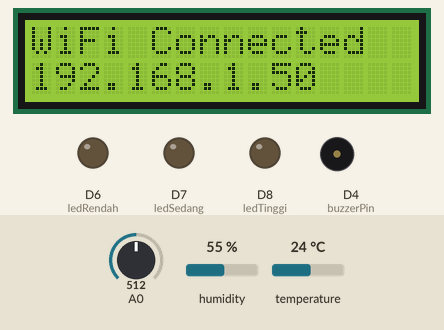
This sketch was run on a simulated ESP8266 (NodeMCU). Parts: 16×2 character LCD, output pins drawn as LEDs (lit = HIGH), buzzer (waves = sounding, pin HIGH). The test bench sets the inputs (shaded band); at power-on: A0 = 512, humidity 55 %, temperature 24 °C. WiFi joins after 1.5 s; servers stay silent unless stated; what the sketch prints to the serial monitor is not drawn.

Above: at 4.7 s.
At 8.8 s:
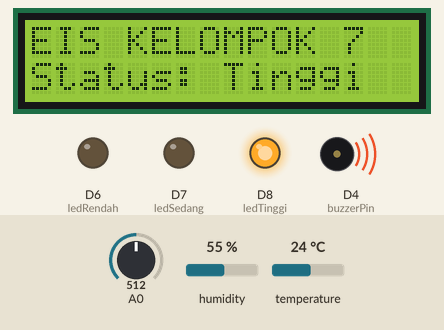
8.9 s: A0 set to 414
11.5 s: A0 set to 387
At 12.4 s:
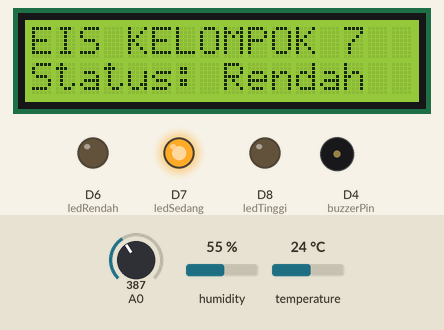
14.1 s: A0 set to 261
17.1 s: A0 set to 238
At 19.3 s:
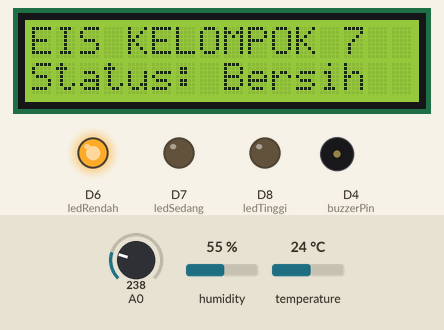
19.7 s: A0 set to 260
At 20.9 s:
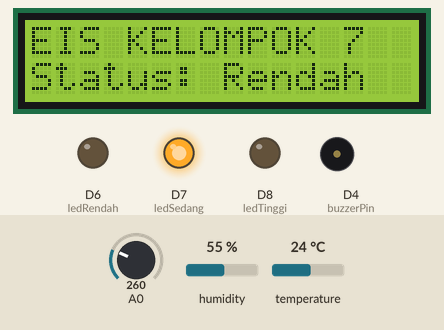
22.3 s: A0 set to 240
At 25.2 s:
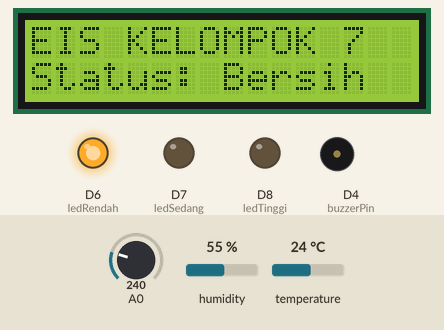
Timing chart, 0 to 26.7 s (numbered marks = the images above; inputs shaded):
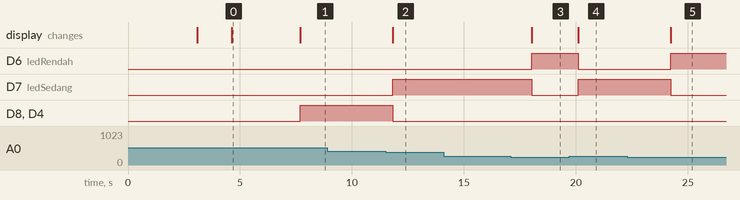

Measured:
- the behaviour switches between 400 and 399 on A0 (found by bisection; images 1 and 2)
- the behaviour switches between 250 and 249 on A0 (found by bisection; images 2 and 3)
- after the input at 8.9 s, every drawn part: stays the same
- after the input at 11.5 s, D7 (ledSedang): LOW → HIGH after 0.33 s; D8 (ledTinggi), D4 (buzzerPin): HIGH → LOW after 0.33 s; the display: changes after 0.33 s (image 2)
- after the input at 14.1 s, every drawn part: stays the same
- after the input at 17.1 s, D6 (ledRendah): LOW → HIGH after 0.93 s; D7 (ledSedang): HIGH → LOW after 0.93 s; the display: changes after 0.93 s (image 3)
- after the input at 19.7 s, D6 (ledRendah): HIGH → LOW after 0.39 s; D7 (ledSedang): LOW → HIGH after 0.39 s; the display: changes after 0.39 s (image 4)
- after the input at 22.3 s, D6 (ledRendah): LOW → HIGH after 1.9 s; D7 (ledSedang): HIGH → LOW after 1.9 s; the display: changes after 1.9 s (image 5)
- what the display in image 0 shows lasts 3.1 s, from 4.6 s to 7.7 s

The sketch:

Sistem-deteksi-gas.ino
```cpp
#include <Wire.h>
#include <LiquidCrystal_PCF8574.h>
#include <ESP8266WiFi.h>
#include <CTBot.h>
#include <DHT.h>

// Wi-Fi credentials
const char* ssid = "Oppo Reno7";
const char* password = "spartax123";

// Telegram Bot credentials
const String botToken = "7372609926:AAHuAI68wRZL_99Ij56CBxxuT-Eu9JU33C4";
const int chatId = 1291828573; // Note: chatId is a number, not a string

CTBot myBot;

// Definisi pin LED
const int ledRendah = D6;  // LED untuk indikator rendah
const int ledSedang = D7;  // LED untuk indikator sedang
const int ledTinggi = D8;  // LED untuk indikator tinggi

// Definisi pin buzzer
const int buzzerPin = D4;  // Pin untuk buzzer

// Inisialisasi objek LCD dengan alamat I2C 0x27 (sesuaikan dengan modul I2C yang digunakan)
LiquidCrystal_PCF8574 lcd(0x27);

// DHT11
#define DHTPIN D5
#define DHTTYPE DHT11
DHT dht(DHTPIN, DHTTYPE);

// Deklarasi fungsi sendTelegramMessage di awal
void sendTelegramMessage(String status, int mqValue, float temp, float humidity);

void setup() {
  // Inisialisasi I2C dengan pin SDA dan SCL
  Wire.begin(D2, D1);

  // Inisialisasi LCD
  lcd.begin(16, 2);

  // Nyalakan lampu latar LCD
  lcd.setBacklight(255);

  // Bersihkan layar LCD
  lcd.clear();

  // Tampilkan pesan awal
  lcd.setCursor(0, 0);
  lcd.print("Welcome");
  lcd.setCursor(0, 1);
  lcd.print("To Our Project");

  // Tambahkan delay untuk menampilkan pesan selamat datang
  delay(3000); // Menampilkan pesan selama 3 detik

  // Bersihkan layar LCD setelah menampilkan pesan selamat datang
  lcd.clear();

  // Inisialisasi pin LED dan buzzer sebagai output
  pinMode(ledRendah, OUTPUT);
  pinMode(ledSedang, OUTPUT);
  pinMode(ledTinggi, OUTPUT);
  pinMode(buzzerPin, OUTPUT);

  // Inisialisasi DHT11
  dht.begin();

  // Connect to Wi-Fi
  Serial.begin(115200);
  delay(10);
  Serial.println();
  Serial.print("Connecting to ");
  Serial.println(ssid);
  WiFi.begin(ssid, password);
  while (WiFi.status() != WL_CONNECTED) {
    delay(500);
    Serial.print(".");
  }
  Serial.println("");
  Serial.print("WiFi connected - IP address: ");
  Serial.println(WiFi.localIP());

  // Tampilkan pesan WiFi connected di LCD
  lcd.setCursor(0, 0);
  lcd.print("WiFi Connected");
  lcd.setCursor(0, 1);
  lcd.print(WiFi.localIP().toString());

  // Tambahkan delay untuk menampilkan pesan WiFi connected
  delay(3000); // Menampilkan pesan selama 3 detik

  // Bersihkan layar LCD setelah menampilkan pesan WiFi connected
  lcd.clear();

  // Initialize Telegram Bot
  myBot.wifiConnect(ssid, password);
  myBot.setTelegramToken(botToken);

  if (myBot.testConnection()) {
    Serial.println("Telegram bot connected");
  } else {
    Serial.println("Failed to connect to Telegram bot");
  }
}

void loop() {
  // Periksa koneksi Wi-Fi
  if (WiFi.status() != WL_CONNECTED) {
    lcd.clear();
    lcd.setCursor(0, 0);
    lcd.print("WiFi Disconnect");
    reconnectWiFi();
  } else {
    // Membaca nilai analog dari sensor MQ-135
    int mqValue = analogRead(A0);

    // Membaca suhu dan kelembapan dari sensor DHT11
    float h = dht.readHumidity();
    float t = dht.readTemperature();

    // Tampilkan teks di baris pertama
    lcd.setCursor(0, 0);
    lcd.print("EIS KELOMPOK 7");

    // Bersihkan baris kedua LCD
    lcd.setCursor(0, 1);
    lcd.print("                "); // Membersihkan baris kedua

    // Menampilkan indikator berdasarkan nilai sensor MQ-135 pada LCD
    lcd.setCursor(0, 1);
    lcd.print("Status: ");
    if (mqValue < 250) {
      lcd.print("Bersih");
      digitalWrite(ledRendah, HIGH); // Nyalakan LED rendah
      digitalWrite(ledSedang, LOW);  // Matikan LED sedang
      digitalWrite(ledTinggi, LOW);  // Matikan LED tinggi
      digitalWrite(buzzerPin, LOW);  // Matikan buzzer
      sendTelegramMessage("Status: Bersih", mqValue, t, h);
    } else if (mqValue < 400) {
      lcd.print("Rendah");
      digitalWrite(ledRendah, LOW);   // Matikan LED rendah
      digitalWrite(ledSedang, HIGH);  // Nyalakan LED sedang
      digitalWrite(ledTinggi, LOW);   // Matikan LED tinggi
      digitalWrite(buzzerPin, LOW);   // Matikan buzzer
      sendTelegramMessage("Status: Rendah", mqValue, t, h);
    } else {
      lcd.print("Tinggi");
      digitalWrite(ledRendah, LOW);   // Matikan LED rendah
      digitalWrite(ledSedang, LOW);   // Matikan LED sedang
      digitalWrite(ledTinggi, HIGH);  // Nyalakan LED tinggi
      digitalWrite(buzzerPin, HIGH);  // Nyalakan buzzer
      sendTelegramMessage("Status: Tinggi", mqValue, t, h);
    }
  }

  // Tunggu sejenak sebelum membaca kembali nilai dari sensor
  delay(2000);
}

void sendTelegramMessage(String status, int mqValue, float temp, float humidity) {
  String message = status + "\nNilai Sensor: " + String(mqValue);
  message += "\nSuhu: " + String(temp) + "C";
  message += "\nKelembapan: " + String(humidity) + "%";
  myBot.sendMessage(chatId, message);
}

void reconnectWiFi() {
  // Tampilkan pesan reconnecting di Serial Monitor
  Serial.print("Reconnecting to WiFi...");
  lcd.setCursor(0, 1);
  lcd.print("Reconnecting...");

  // Attempt to reconnect to WiFi
  WiFi.disconnect();
  WiFi.begin(ssid, password);
  while (WiFi.status() != WL_CONNECTED) {
    delay(500);
    Serial.print(".");
  }
  Serial.println("");
  Serial.println("WiFi reconnect");
  lcd.clear();
  lcd.setCursor(0, 0);
  lcd.print("WiFi Reconnect");
  lcd.setCursor(0, 1);
  lcd.print(WiFi.localIP().toString());
  delay(3000); // Menampilkan pesan selama 3 detik
}
```
